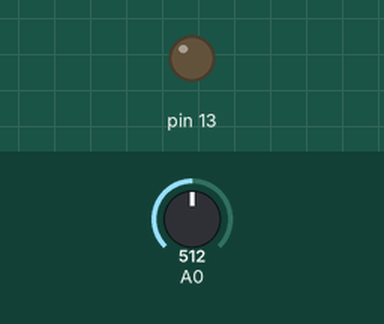
Bench run of a sketch on a simulated Arduino Uno, built with avr-gcc and run on an emulated ATmega328P. Parts: output pins drawn as LEDs (lit = HIGH). The test bench sets the inputs (shaded band); at power-on: A0 = 512. What the sketch prints to the serial monitor is not drawn.

Above: at 0.15 s.
Timing chart, 0 to 1.8 s (numbered marks = the images above):
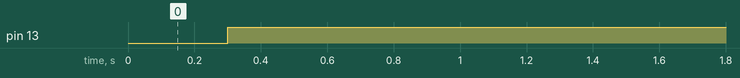

The sketch:

photoresistor_led_control.ino
```cpp
int val;
void setup() {
  pinMode(13,OUTPUT);
  Serial.begin(9600);
}

void loop() {
  val = analogRead(A0);
  Serial.println(val);
  delay(300);

  if(val >= 300)
  {
    digitalWrite(13,1);
  }
  else
  {
    digitalWrite(13,0);
  }
}
```

Measured:
- by itself, pin 13: LOW → HIGH at 0.30 s
